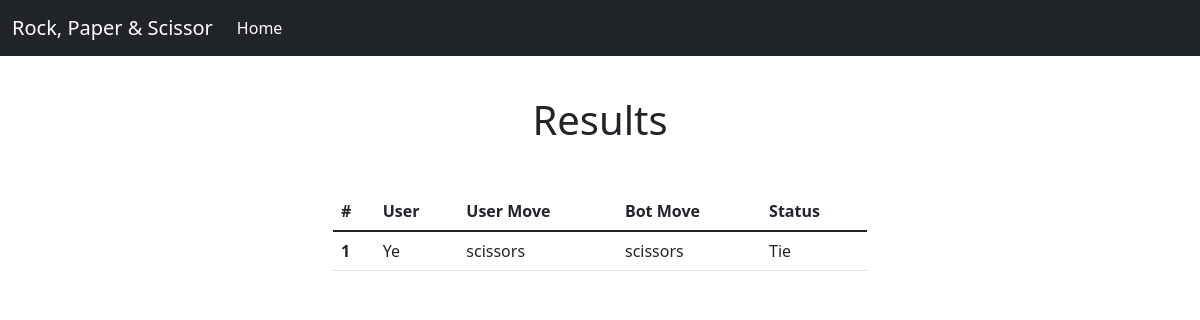
Page /result/ on the earlier database version.
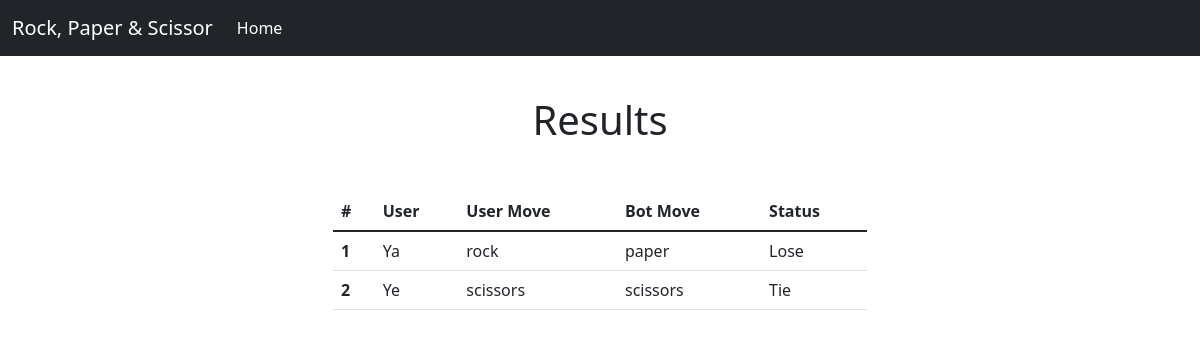
Same page on the later database version.
### game/models.py (models this page shows, shortened)
class Result(models.Model):
    player = models.ForeignKey("Player", on_delete=models.CASCADE, related_name='score')
    bot_move = models.CharField(max_length=50, blank=True)
    user_move = models.CharField(max_length=50, blank=True)
    status = models.CharField(max_length=50, blank=True)

class Player(models.Model):
    name = models.CharField(max_length=50)
    user = models.OneToOneField(User, on_delete=models.CASCADE, related_name='player')

### game/views.py (the view)
# urls.py: path('result/', views.result, name='result'),
def result(request):
    res = Result.objects.all().order_by('-id')
    context = {'res':res}
    return render(request, 'result.html', context)

### templates/result.html
{% extends 'base.html' %}
{% load static %}
{% block body %}
<main class="container">
  <div class="col-lg-12">
    <section class="py-5 text-center container">
      <div class="row py-lg-5">
        <div class="col-lg-6 col-md-8 mx-auto">
          <h1 class="fw-light">Results</h1>
          {% if res %}
          <table class="table table-hover mt-5">
            <thead>
              <tr>
                <th scope="col">#</th>
                <th scope="col">User</th>
                <th scope="col">User Move</th>
                <th scope="col">Bot Move</th>
                <th scope="col">Status</th>
              </tr>
            </thead>
            <tbody>
                {% for i in res %}
              <tr>
                <th scope="row">{{forloop.counter}}</th>
                <td>{{i.player.name}}</td>
                <td>{{i.user_move}}</td>
                <td>{{i.bot_move}}</td>
                <td>{{i.status}}</td>
              </tr>
              {% endfor %}
            </tbody>
          </table>
          {% else %}
          <h4 class="fw-light">There's no result, please start a game</h4>
          {% endif %}
        </div>
      </div>
    </section>
  </div>
</main>
{% endblock body %}

Differences in the rows shown:
added Result: player.name "Ya", user_move "rock", bot_move "paper", status "Lose"
